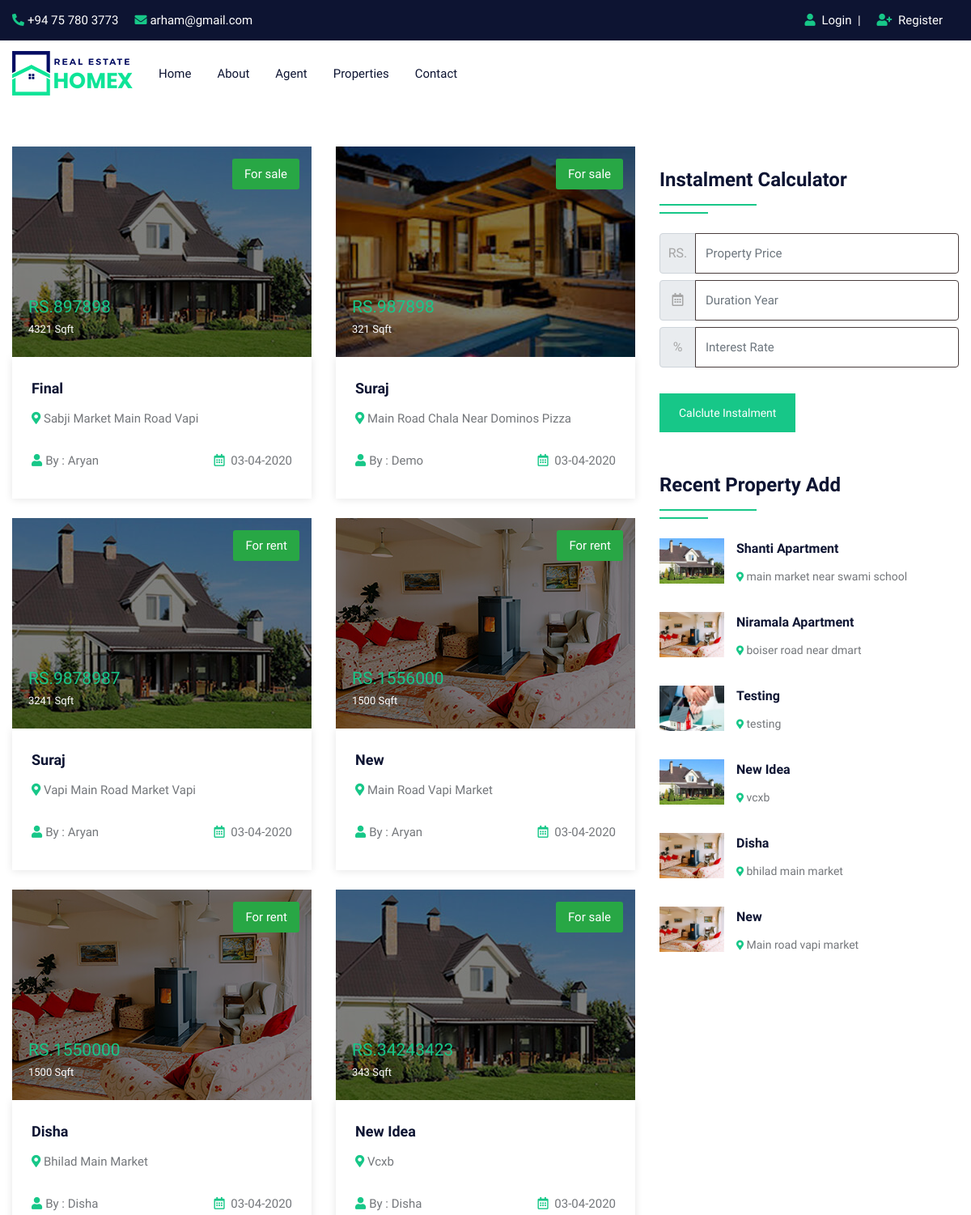
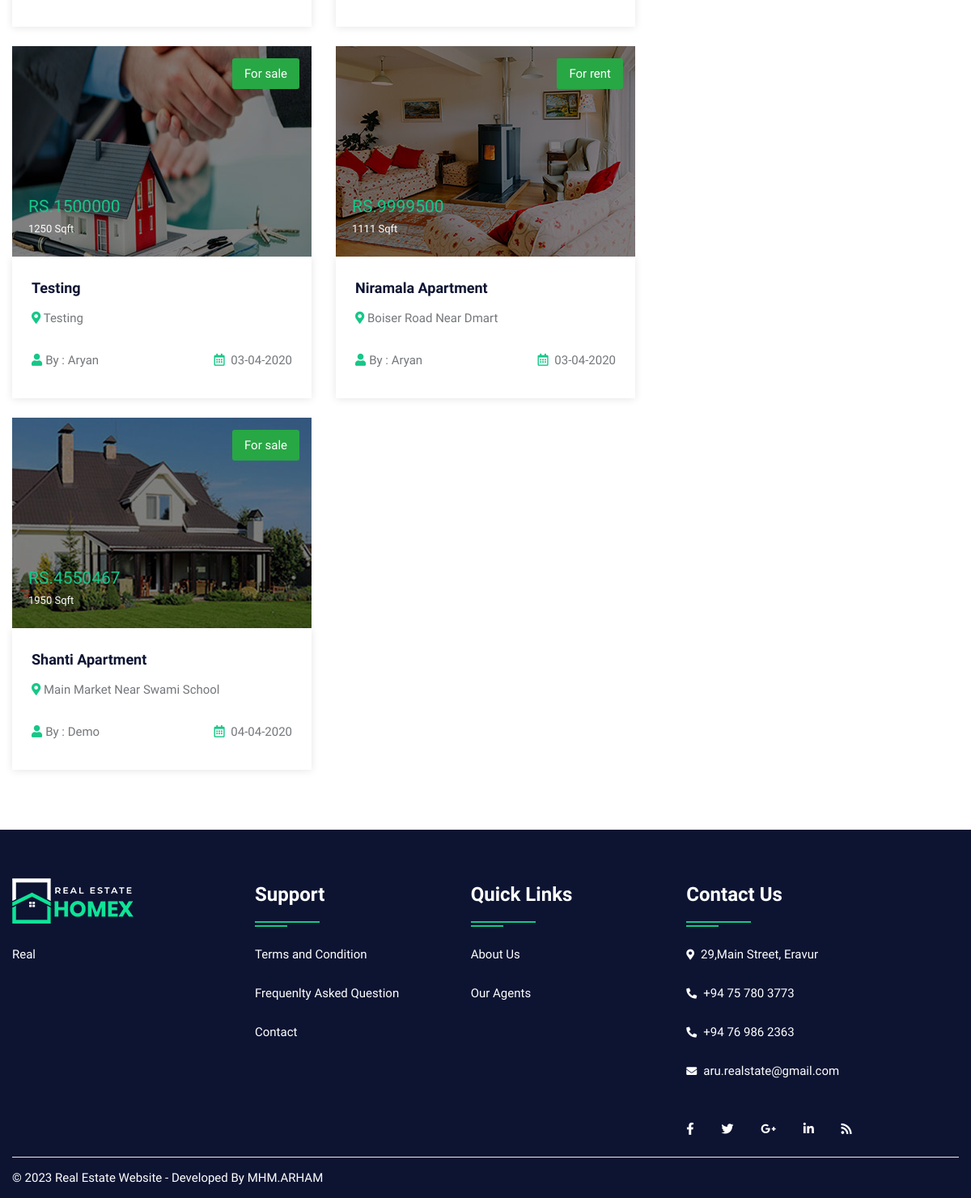
/property.php, run on the app's committed database (2 pictures, top to bottom).
### tables this page shows
CREATE TABLE `property` (
  `pid` int(50) NOT NULL,
  `title` varchar(200) NOT NULL,
  `pcontent` longtext NOT NULL,
  `type` varchar(100) NOT NULL,
  `bhk` varchar(50) NOT NULL,
  `stype` varchar(100) NOT NULL,
  `bedroom` int(50) NOT NULL,
  `bathroom` int(50) NOT NULL,
  `balcony` int(50) NOT NULL,
  `kitchen` int(50) NOT NULL,
  `hall` int(50) NOT NULL,
  `floor` varchar(50) NOT NULL,
  `size` int(50) NOT NULL,
  `price` int(50) NOT NULL,
  `location` varchar(200) NOT NULL,
  `city` varchar(100) NOT NULL,
  `state` varchar(100) NOT NULL,
  `feature` longtext NOT NULL,
  `pimage` varchar(300) NOT NULL,
  `pimage1` varchar(300) NOT NULL,
  `pimage2` varchar(300) NOT NULL,
  `pimage3` varchar(300) NOT NULL,
  `pimage4` varchar(300) NOT NULL,
  `uid` int(50) NOT NULL,
  `status` varchar(50) NOT NULL,
  `mapimage` varchar(300) NOT NULL,
  `topmapimage` varchar(300) NOT NULL,
  `groundmapimage` varchar(300) NOT NULL,
  `totalfloor` varchar(50) NOT NULL,
  `date` datetime NOT NULL DEFAULT current_timestamp()
);

CREATE TABLE `user` (
  `uid` int(50) NOT NULL,
  `uname` varchar(100) NOT NULL,
  `uemail` varchar(100) NOT NULL,
  `uphone` varchar(20) NOT NULL,
  `upass` varchar(50) NOT NULL,
  `utype` varchar(50) NOT NULL,
  `uimage` varchar(300) NOT NULL
);

### property.php (the view, shortened to what this page needs)
<!DOCTYPE html>
<html lang="en">
<head>
<link rel="stylesheet" type="text/css" href="css/bootstrap.min.css">
<link rel="stylesheet" type="text/css" href="css/bootstrap-slider.css">
<link rel="stylesheet" type="text/css" href="css/jquery-ui.css">
<link rel="stylesheet" type="text/css" href="css/layerslider.css">
<link rel="stylesheet" type="text/css" href="css/color.css" id="color-change">
<link rel="stylesheet" type="text/css" href="css/owl.carousel.min.css">
<link rel="stylesheet" type="text/css" href="css/font-awesome.min.css">
<link rel="stylesheet" type="text/css" href="fonts/flaticon/flaticon.css">
<link rel="stylesheet" type="text/css" href="css/style.css">
</head>
<body>
<div id="page-wrapper">
    <div class="row">
		<?php include("include/header.php");?>
        <div class="full-row">
            <div class="container">
                <div class="row">
					<div class="col-lg-8">
                        <div class="row">
							<?php
							$query=mysqli_query($con,"SELECT property.*, user.uname,user.utype,user.uimage FROM `property`,`user` WHERE property.uid=user.uid");
								while($row=mysqli_fetch_array($query))
								{
							?>
                            <div class="col-md-6">
                                <div class="featured-thumb hover-zoomer mb-4">
                                    <div class="overlay-black overflow-hidden position-relative"> <img src="admin/property/<?php echo $row['18'];?>" alt="pimage">
                                        <div class="sale bg-success text-white">For <?php echo $row['5'];?></div>
                                        <div class="price text-primary text-capitalize">RS.<?php echo $row['13'];?> <span class="text-white"><?php echo $row['12'];?> Sqft</span></div>
                                    </div>
                                    <div class="featured-thumb-data shadow-one">
                                        <div class="p-4">
                                            <h5 class="text-secondary hover-text-primary mb-2 text-capitalize"><a href="propertydetail.php?pid=<?php echo $row['0'];?>"><?php echo $row['1'];?></a></h5>
                                            <span class="location text-capitalize"><i class="fas fa-map-marker-alt text-primary"></i> <?php echo $row['14'];?></span> </div>
                                        <div class="px-4 pb-4 d-inline-block w-100">
                                            <div class="float-left text-capitalize"><i class="fas fa-user text-primary mr-1"></i>By : <?php echo $row['uname'];?></div>
                                            <div class="float-right"><i class="far fa-calendar-alt text-primary mr-1"></i> <?php echo date('d-m-Y', strtotime($row['date']));?></div>
                                        </div>
                                    </div>
                                </div>
                            </div>
                            <?php } ?>
                        </div>
                    </div>
                    <div class="col-lg-4">
                        <div class="sidebar-widget">
                            <h4 class="double-down-line-left text-secondary position-relative pb-4 my-4">Instalment Calculator</h4>
						<form class="d-inline-block w-100" action="calc.php" method="post">
                            <div class="input-group mb-2 mr-sm-2">
                                <div class="input-group-prepend">
                                    <div class="input-group-text">RS.</div>
                                </div>
                                <input type="text" class="form-control" name="amount" placeholder="Property Price">
                            </div>
                            <div class="input-group mb-2 mr-sm-2">
                                <div class="input-group-prepend">
                                    <div class="input-group-text"><i class="far fa-calendar-alt"></i></div>
                                </div>
                                <input type="text" class="form-control" name="month" placeholder="Duration Year">
                            </div>
                            <div class="input-group mb-2 mr-sm-2">
                                <div class="input-group-prepend">
                                    <div class="input-group-text">%</div>
                                </div>
                                <input type="text" class="form-control" name="interest" placeholder="Interest Rate">
                            </div>
                            <button type="submit" value="submit" name="calc" class="btn btn-primary mt-4">Calclute Instalment</button>
                        </form>
                        </div>
                        <div class="sidebar-widget mt-5">
                            <h4 class="double-down-line-left text-secondary position-relative pb-4 mb-4">Recent Property Add</h4>
                            <ul class="property_list_widget">
								<?php
								$query=mysqli_query($con,"SELECT * FROM `property` ORDER BY date DESC LIMIT 6");
										while($row=mysqli_fetch_array($query))
										{
								?>
                                <li> <img src="admin/property/<?php echo $row['18'];?>" alt="pimage">
                                    <h6 class="text-secondary hover-text-primary text-capitalize"><a href="propertydetail.php?pid=<?php echo $row['0'];?>"><?php echo $row['1'];?></a></h6>
                                    <span class="font-14"><i class="fas fa-map-marker-alt icon-primary icon-small"></i> <?php echo $row['14'];?></span>
                                </li>
                                <?php } ?>
                            </ul>
                        </div>
                    </div>
                </div>
            </div>
        </div>
		<?php include("include/footer.php");?>
    </div>
</div>
</body>
</html>

### include/header.php (shortened to what this page needs)
<header id="header" class="transparent-header-modern fixed-header-bg-white w-100">
    <div class="top-header bg-secondary">
        <div class="container">
            <div class="row">
                <div class="col-md-8">
                    <ul class="top-contact list-text-white d-table">
                        <li><a href="contact.php"><i class="fas fa-phone-alt text-primary mr-1"></i>+94 75 780 3773</a></li>
                        <li><a href="contact.php"><i class="fas fa-envelope text-primary mr-1"></i>arham@gmail.com</a></li>
                    </ul>
                </div>
                <div class="col-md-4">
                    <div class="top-contact float-right">
                        <ul class="list-text-white d-table">
                            <li><i class="fas fa-user text-primary mr-1"></i>
                                <?php if (isset($_SESSION['uemail'])) { ?>
                                    <a href="logout.php">Logout</a>&nbsp;&nbsp;
                                <?php } else { ?>
                                    <a href="login.php">Login</a>&nbsp;&nbsp;|
                                <?php } ?>
                            </li>
                            <li><i class="fas fa-user-plus text-primary mr-1"></i><a href="register.php"> Register</a></li>
                        </ul>
                    </div>
                </div>
            </div>
        </div>
    </div>
    <div class="main-nav secondary-nav hover-primary-nav py-2">
        <div class="container">
            <div class="row">
                <div class="col-lg-12">
                    <nav class="navbar navbar-expand-lg navbar-light p-0">
                        <a class="navbar-brand position-relative" href="#"><img class="nav-logo" src="images/logo/logo.png" alt=""></a>
                        <div class="collapse navbar-collapse" id="navbarSupportedContent">
                            <ul class="navbar-nav mr-auto">
                                <li class="nav-item dropdown">
                                    <a class="nav-link" href="index.php" role="button" aria-haspopup="true" aria-expanded="false">Home</a>
                                </li>
                                <li class="nav-item">
                                    <a class="nav-link" href="about.php">About</a>
                                </li>
                                <li class="nav-item">
                                    <a class="nav-link" href="agent.php">Agent</a>
                                </li>
                                <li class="nav-item">
                                    <a class="nav-link" href="property.php">Properties</a>
                                </li>
                                <li class="nav-item">
                                    <a class="nav-link" href="contact.php">Contact</a>
                                </li>
                            </ul>
                        </div>
                    </nav>
                </div>
            </div>
        </div>
    </div>
</header>

### include/footer.php
<footer class="full-row bg-secondary p-0"  style="min-height: 200px;">
            <div class="container">
                <div  class="row">
                    <div class="col-lg-12">
                        <div class="divider py-40">
                            <div class="row">
                                <div class="col-md-12 col-lg-3">
                                    <div class="footer-widget mb-4">
                                        <div class="footer-logo mb-4"> <a href="#"><img class="logo-bottom" src="images/logo/logo-white.png" alt="image"></a> </div>
                                        <p class="pb-20 text-white">Real</p>
                                        </div>
                                </div>
                                <div class="col-md-12 col-lg-8">
                                    <div class="row">
                                        <div class="col-md-4 col-lg-4">
                                            <div class="footer-widget footer-nav mb-4">
                                                <h4 class="widget-title text-white double-down-line-left position-relative">Support</h4>
                                                <ul class="hover-text-primary">
                                                    <li><a href="terms.php" class="text-white">Terms and Condition</a></li>
                                                    <li><a href="faq.php" class="text-white">Frequenlty Asked Question</a></li>
                                                    <li><a href="contact.php" class="text-white">Contact</a></li>
                                                </ul>
                                            </div>
                                        </div>
                                        <div class="col-md-4 col-lg-4">
                                            <div class="footer-widget footer-nav mb-4">
                                                <h4 class="widget-title text-white double-down-line-left position-relative">Quick Links</h4>
                                                <ul class="hover-text-primary">
                                                    <li><a href="about.php" class="text-white">About Us</a></li>
                                                    <li><a href="agent.php" class="text-white">Our Agents</a></li>
                                                </ul>
                                            </div>
                                        </div>
                                        <div class="col-md-4 col-lg-4">
                                            <div class="footer-widget">
                                                <h4 class="widget-title text-white double-down-line-left position-relative">Contact Us</h4>
                                                <ul class="text-white">
                                                    <li class="hover-text-primary"><i class="fas fa-map-marker-alt text-white mr-2 font-13 mt-1"></i>29,Main Street, Eravur</li>
                                                    <li class="hover-text-primary"> <i class="fas fa-phone-alt text-white mr-2 font-13 mt-1"></i>+94 75 780 3773</li>
													<li class="hover-text-primary"> <i class="fas fa-phone-alt text-white mr-2 font-13 mt-1"></i>+94 76 986 2363</li>
                                                    <li class="hover-text-primary"><i class="fas fa-envelope text-white mr-2 font-13 mt-1"></i>aru.realstate@gmail.com</li>
                                                </ul>
                                            </div>
                                            <div class="footer-widget media-widget mt-4 text-white hover-text-primary"> <a href="#"><i class="fab fa-facebook-f"></i></a> <a href="#"><i class="fab fa-twitter"></i></a> <a href="#"><i class="fab fa-google-plus-g"></i></a> <a href="#"><i class="fab fa-linkedin-in"></i></a> <a href="#"><i class="fas fa-rss"></i></a> </div>
                                        </div>
                                    </div>
                                </div>
                            </div>
                        </div>
                    </div>
                </div>
                <div class="row copyright">
                    <div class="col-sm-6"> <span class="text-white">© <?php echo date('Y');?> Real Estate Website - Developed By MHM.ARHAM</span> </div>
                </div>
            </div>
 </footer>

### css/color.css (style rules this page uses)
:root { --theme-ordinary-color: #74777b; }
:root { --theme-primary-color: #17c788; }
:root { --theme-secondary-color: #0d1432; }
:root { --theme-white-color: #fff; }
:root { --theme-light-color: #f8f8f8; }
:root { --theme-gray-color: #f5f5f5; }
:root { --theme-footer-color: #091b4b; }
:root { --theme-dark-color: #091b4b; }
:root { --text-light-color: #a3a7af; }
:root { --theme-primary-opacity-color: rgba(11, 191, 141, .8); }
:root { --theme-secondary-opacity-color: rgba(13,20,50,0.7); }
:root { --theme-white-opacity-color: rgba(255, 255, 255, 0.3); }
:root { --theme-dark-opacity-color: rgba(0, 0, 0, 0.5); }
:root { --theme-ordinary-font: 'Muli', sans-serif; }
:root { --theme-highlight-font: 'Comfortaa', cursive; }

### data on the page
property: pimage (picture), stype "sale", price "897898", size "4321", title "Final", location "Sabji Market Main Road Vapi", uid.uname "Aryan", date "03-04-2020"
property: pimage (picture), stype "sale", price "987898", size "321", title "Suraj", location "Main Road Chala Near Dominos Pizza", uid.uname "Demo", date "03-04-2020"
property: pimage (picture), stype "rent", price "9878987", size "3241", title "Suraj", location "Vapi Main Road Market Vapi", uid.uname "Aryan", date "03-04-2020"
property: pimage (picture), stype "rent", price "1556000", size "1500", title "New", location "Main Road Vapi Market", uid.uname "Aryan", date "03-04-2020", location "Main road vapi market"
property: pimage (picture), stype "rent", price "1550000", size "1500", title "Disha", location "Bhilad Main Market", uid.uname "Disha", date "03-04-2020", location "bhilad main market"
property: pimage (picture), stype "sale", price "34243423", size "343", title "New Idea", location "Vcxb", uid.uname "Disha", date "03-04-2020", location "vcxb"
property: pimage (picture), stype "sale", price "1500000", size "1250", title "Testing", location "Testing", uid.uname "Aryan", date "03-04-2020", location "testing"
property: pimage (picture), stype "rent", price "9999500", size "1111", title "Niramala Apartment", location "Boiser Road Near Dmart", uid.uname "Aryan", date "03-04-2020", location "boiser road near dmart"
property: pimage (picture), stype "sale", price "4550467", size "1950", title "Shanti Apartment", location "Main Market Near Swami School", uid.uname "Demo", date "04-04-2020", location "main market near swami school"
